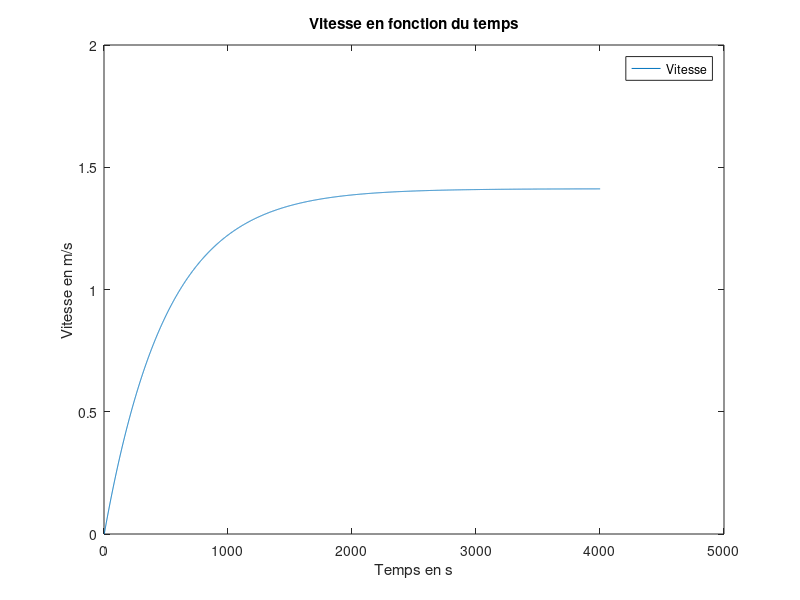

The MATLAB source for this figure:
%%  S5 - APP3 - PROBLEMATIQUE - PROBLEMATIQUE.M
%   Auteur:     Giuseppe Lomonaco
%   CIP:        LOMG2301
%   Auteur:     Jean Dodie Ombeni
%   CIP:        OMBJ2301
%   Auteur:     Anthony Royer
%   CIP:        ROYA2019

%   Date de creation:                       30-Septembre-2023
%   Date de derniere modification:          01-Octobre-2023

%   DESCRIPTION:    fffffffffffffffffffffffffffffffffffffffffffffffffffff
%                   ggggggggggggggggggggggggggggggggggggggggggggggggggggg

clc
close all
clear all


%% DONNEES DU PROBLEME
disp(" Paramètre        Valeur         Unité          Description ");
disp(" ---------------------------------------------------------- ");
Kp =            0.318;          % V/rad
K =             100;            %                   gain ampli 
tau =           0.01;           % Cste de temps ampli en seconde
Ki =            0.5;            % Cste de couple du moteur en N-m/A
Kb =            0.5;             % Cste de force contreélectromotrice (fcém) du moteur en V/rad/s
Ra =            8;              % résistance armature du moteur en Ohm
La =            0.008;          % inductance armature du moteur en H
Jm =             0.02;          % inertie armature en N-m s2/rad
Bm =            0.01;           % frottement visqueux armature en N.m/rad/s
N =             0.1;            % facteur de réduction 
JL =            1;              % inertie charge en N.m s2/rad
BL =            1;              % frottement visqueux charge en N-m/rad/s

fprintf("    Kp             %.3f         V/rad           \n", Kp)
fprintf("    K              %.0f                          gain ampli \n", K)
fprintf("   tau             %.2f             s        Cste de temps ampli \n", tau)
fprintf("    Ki             %.1f          N-m/A       Cste de couple du moteur \n", Ki) 
fprintf("    Kb             %.1f          V/rad/s   Cste de force contreélectromotrice (fcém) du moteur \n", Kb) 
fprintf("    Ra             %.0f              Ohm     résistance armature du moteur \n", Ra) 
fprintf("    La             %.3f             H      inductance armature du moteur \n", La)
fprintf("    Jm             %.2f          N-m s2/rad       inertie armature \n", Jm) 
fprintf("    Bm             %.2f          N.m/rad/s     frottement visqueux armature \n", Bm) 
fprintf("    N              %.1f                           facteur de réduction \n", N)
fprintf("    JL             %.0f             N.m s2/rad         inertie charge \n", JL) 
fprintf("    BL             %.0f             N-m/rad/s       frottement visqueux charge \n", BL)






%% Construction du modele ABCD
A = [0          1                                               0                           0;
    0           -(Bm+(N^2)*BL)/(Jm+(N^2)*JL)        N*Ki/(Jm+(N^2)*JL)                      0;
    0           -Kb/(La*N)                                      -Ra/La                      1/La;
    0           0                                                0                          -1/tau];

B = [   0;
        0;
        0;
        K/tau];

C = [1      0       0       0];

D = [0];


% on utilise ss2tf pour avoir le num et den de la fonction de transfert
[num, den] = ss2tf(A, B, C, D);
FTBO = tf(num, den)

% FTBF = G(s) / 1 + G(s)
% FTBF = FTBO / 1 + FTBO





JmN2Jl = Jm + (N.^2)*JL;
BmN2Bl = Bm + (N.^2)*BL;


numa = [K];
dena = [tau 1];
numb = [N*Ki];
denb = [(JmN2Jl*La) (Ra*JmN2Jl + La*BmN2Bl) (BmN2Bl*Ra + Ki*Kb) 0];

tfa = tf(numa,dena)
tfb = tf(numb*(1/2.4e-06),denb*(1/2.4e-06))
FTBO_main = tfa*tfb








%% utilisation des donnees moteur fournies
load donnees_moteur_2016.mat




figure
plot(vitesse)
title("Vitesse en fonction du temps")
legend("Vitesse")
xlabel("Temps en s")
ylabel("Vitesse en m/s")

num = tension';
den = vitesse';

FT1 = tf(num, den);






